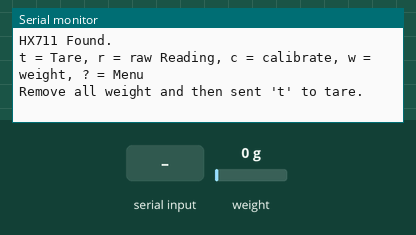
Simulated run of this sketch. Board: ESP32-C3. On the bench: the last lines printed to the serial monitor. The test bench sets the inputs (shaded band); at power-on: weight on the scale 0 g.

Above: at 1.2 s.
1.3 s: "C\n" received over Serial
At 2.0 s:
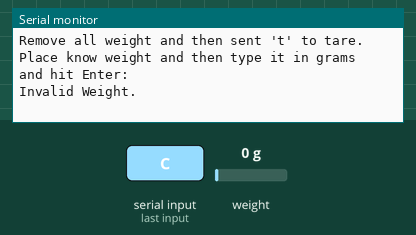
2.8 s: "w\n" received over Serial
At 4.8 s:
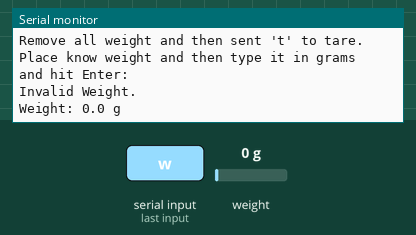
5.3 s: "t90\n" received over Serial
At 7.8 s:
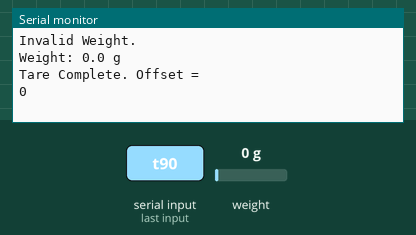
8.3 s: "r90\n" received over Serial
At 8.8 s:
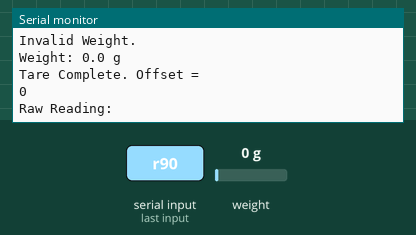
9.8 s: "c90\n" received over Serial
At 10.5 s:
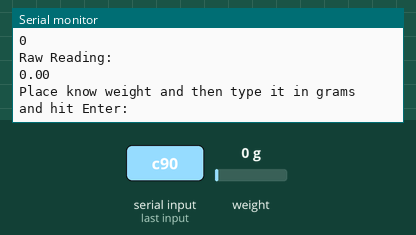

The sketch:

main.ino
```cpp
#include <Arduino.h>
#include <HX711.h>

const int HX711_DOUT_PIN = 4;
const int HX711_SCK_PIN = 5;

HX711 scale;

void printMenu() {
    Serial.println();
    Serial.println("t = Tare, r = raw Reading, c = calibrate, w = weight, ? = Menu");
}

void setup() {
    Serial.begin(115200);
    unsigned long start = millis();
    while (!Serial && millis() - start < 3000)
    {
        delay(10);
    }

    scale.begin(HX711_DOUT_PIN, HX711_SCK_PIN);

    if (scale.wait_ready_timeout(2000)) {
        Serial.println("HX711 Found.");
    }
    else {
        Serial.println("HX711 Missing - Please check wiring");
    }

    scale.set_scale();
    scale.set_offset(0);
    printMenu();

    Serial.println("Remove all weight and then sent 't' to tare.");
}

void tare() {
    scale.tare(20);
    Serial.println("Tare Complete. Offset = ");
    Serial.println(scale.get_offset());
}

void showRaw() {
    if (!scale.wait_ready_timeout(1000)) {
        Serial.println("HX711 not ready");
        return ;
    }
    Serial.println("Raw Reading: ");
    Serial.println(scale.get_value(10));
}

void calibrate() {
    Serial.println("Place know weight and then type it in grams and hit Enter: ");

    while (!Serial.available()) {
        delay(50);
    }

    String input = Serial.readStringUntil('\n');
    input.trim();

    float knowWeight = input.toFloat();

    if (knowWeight <= 0) {
        Serial.println("Invalid Weight.");
        return ;
    }

    long rawValue = scale.get_value(20);

    if (rawValue == 0) {
        Serial.println("Raw Reading was 0 - check circuit please");
        return ;
    }

    float calibrationFactor = (float)rawValue / knowWeight;

    Serial.print("Load Cell Offset = ");
    Serial.println(scale.get_offset());
    Serial.print("Load Cell Factor = ");
    Serial.println(calibrationFactor, 4);

    scale.set_scale(calibrationFactor);
    Serial.println("Send 'w' to verify");
}

void showWeight() {
    if (!scale.wait_ready_timeout(1000)) {
        Serial.println("HX711 not ready");
        return ;
    }

    Serial.print("Weight: ");
    Serial.print(scale.get_units(10), 1);
    Serial.println(" g");
}


void loop() {
    if(Serial.available()) {
        char c = Serial.read();

        switch (c)
        {
            case 't' : case 'T' : tare(); break;
            case 'r' : case 'R' : showRaw(); break;
            case 'c' : case 'C' : calibrate(); break;
            case 'w' : case 'W' : showWeight(); break;
            case '?' : printMenu(); break;
        }
    }

    delay(20);
}
```

Measured:
- after the input at 1.3 s, the serial monitor: prints a new line at once (image 1)
- after the input at 2.8 s, the serial monitor: prints a new line at once (image 2)
- after the input at 5.3 s, the serial monitor: prints a new line after 2.0 s (image 3)
- after the input at 8.3 s, the serial monitor: prints a new line at once (image 4)
- after the input at 9.8 s, the serial monitor: prints a new line at once (image 5)
